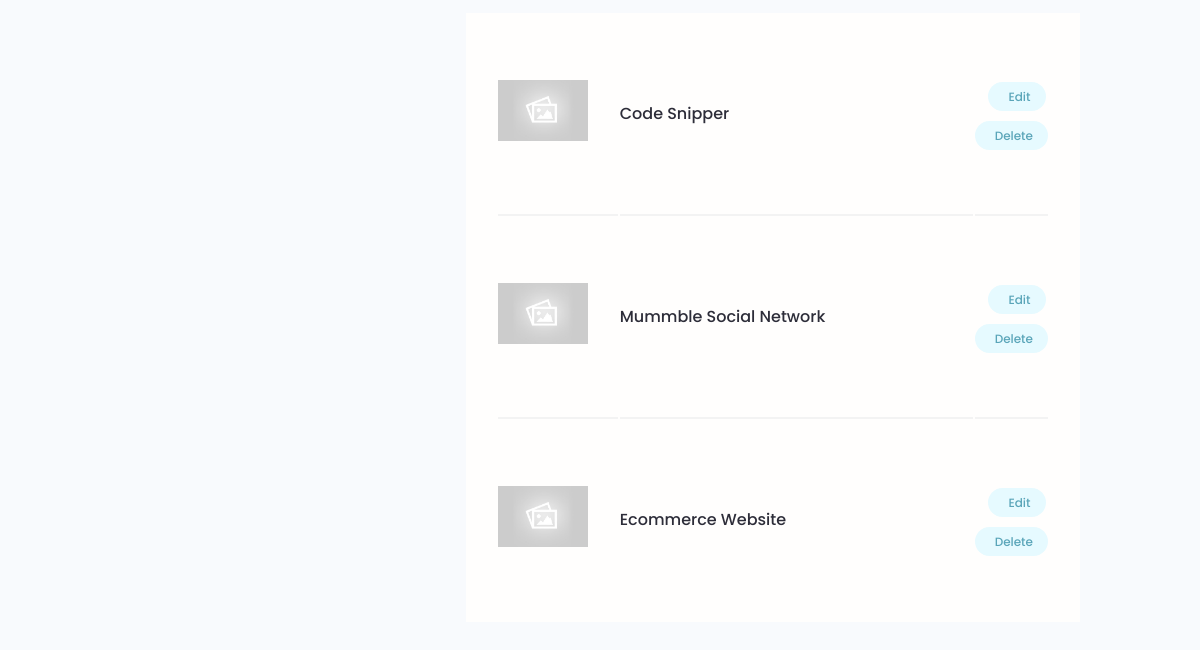
The app's page /users/account/ (signed in, lower part), older data.
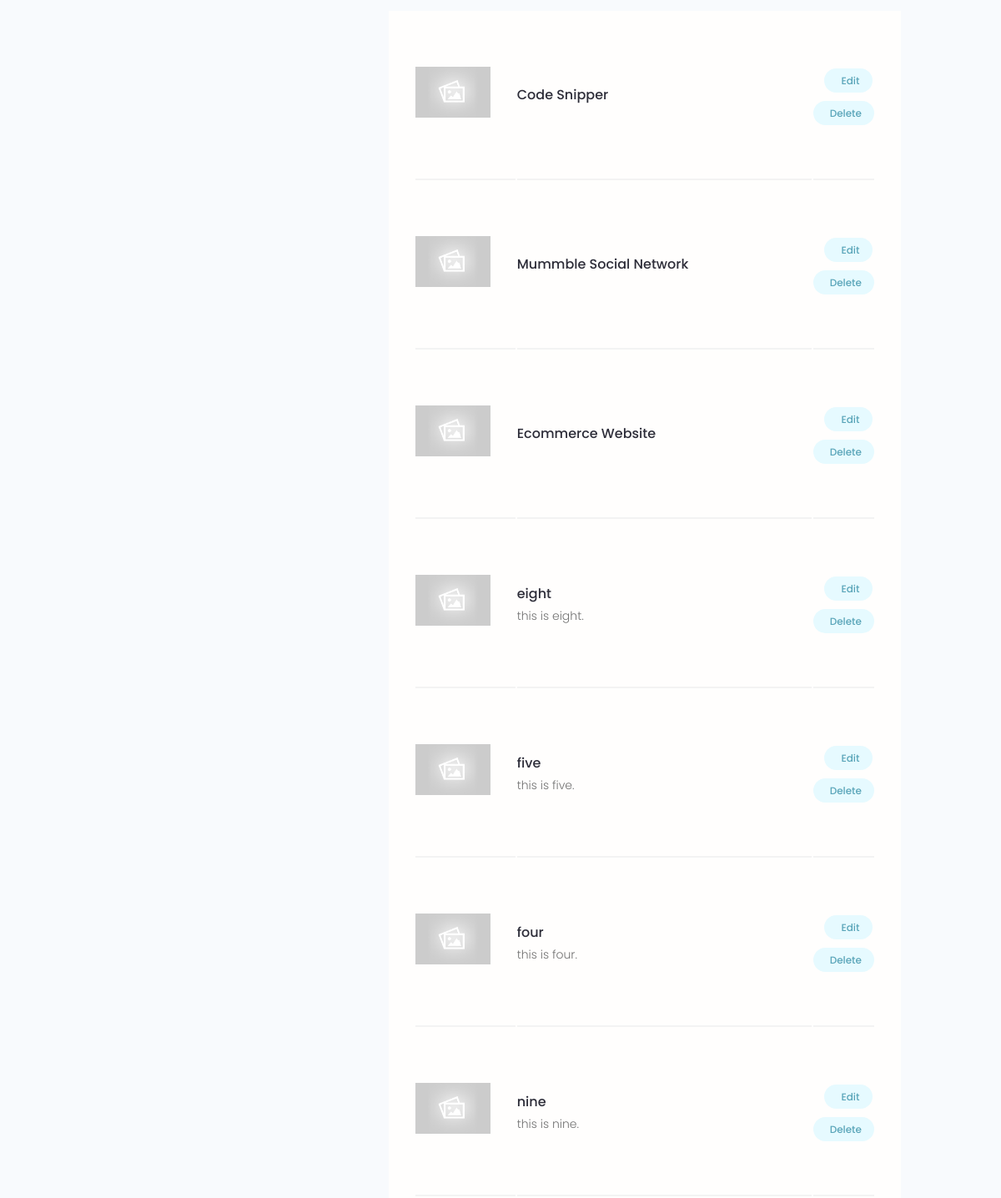
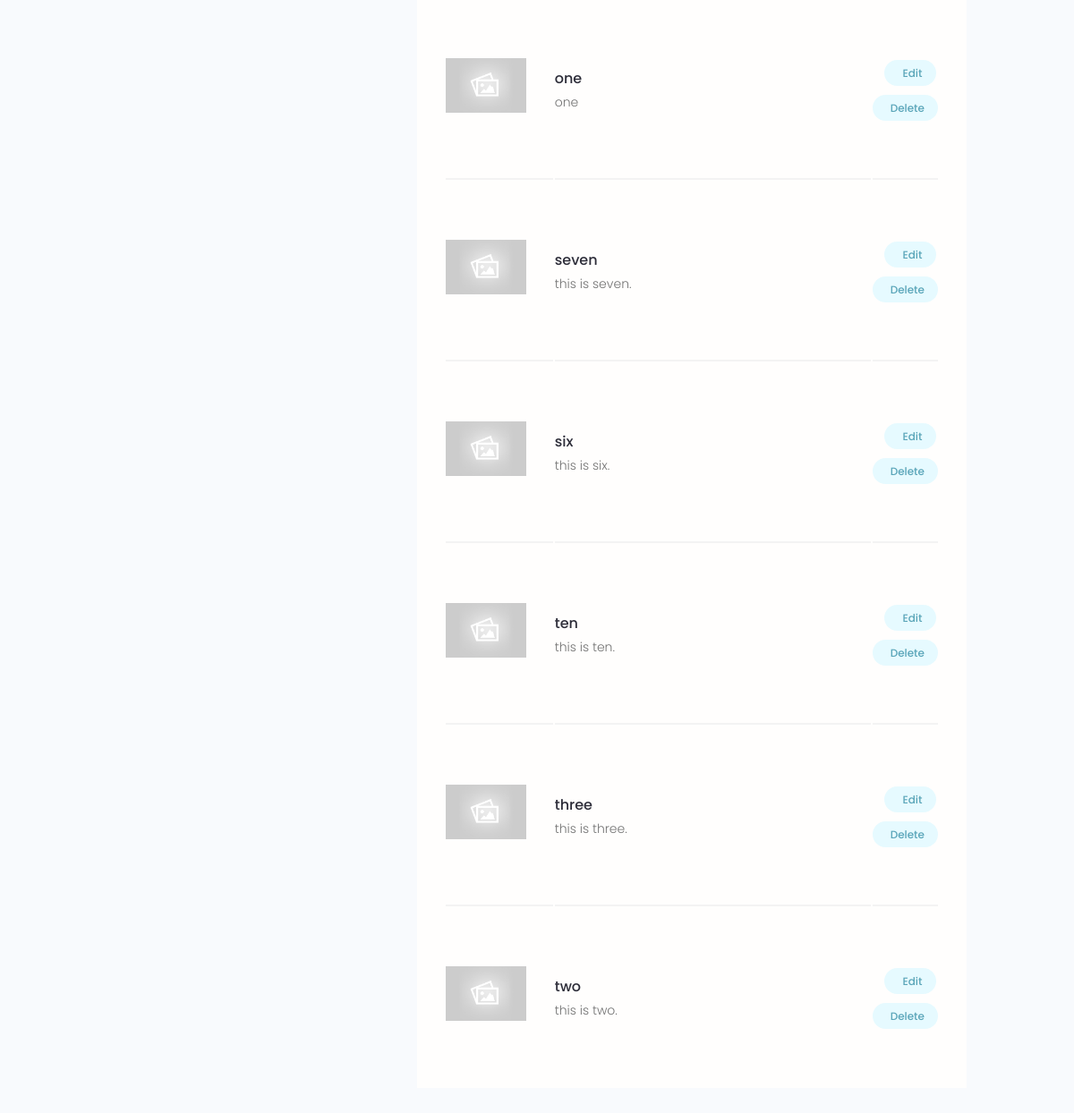
The same page, newer data (2 pictures, top to bottom).
### projects/models.py (models this page shows, shortened)
class Project(models.Model):
    owner = models.ForeignKey(Profile,null=True, blank=True,on_delete=models.SET_NULL)
    title = models.CharField(max_length=200)
    description = models.TextField(null=True, blank=True )
    featured_image = models.ImageField(null=True, blank=True, default="default.jpg")
    demo_link = models.CharField(max_length=2000, null=True, blank=True)
    source_link = models.CharField(max_length=2000, null=True, blank=True)
    tags = models.ManyToManyField('Tag',blank=True)
    vote_total = models.IntegerField(default=0, null=True, blank=True)
    vote_ratio = models.IntegerField(default=0, null=True, blank=True)
    created = models.DateTimeField(auto_now_add=True)
    id = models.UUIDField(default=uuid.uuid4,  unique=True, primary_key=True, editable=False)
    class Meta:
        ordering = ['-vote_ratio', '-vote_total','title']

### users/views.py (the view)
# urls.py: path('account/', views.userAccount, name='account'),
@login_required(login_url='login')
def userAccount(request):
    profile = request.user.profile
    skills = profile.skill_set.all()
    project = profile.project_set.all()
    context = {'profile': profile, "skills": skills,'projects':project}
    return render(request, 'users/account.html', context)

### users/templates/users/account.html (shortened to what this page needs)
{% extends 'main.html' %}
{% block content %}
  <main class="settingsPage profile my-md">
    <div class="container">
      <div class="layout">
        <div class="column column--1of3">
        </div>
        <div class="column column--2of3">
          <table class="settings__table">
            {% for  project in projects %}
            <tr>
              <td class="settings__thumbnail">
                <a href="{% url 'project' project.id %}"><img src="{{project.featured_image.url}}" alt="Project Thumbnail" /></a>
              </td>
              <td class="settings__tableInfo">
                <a href="{% url 'project' project.id %}">{{project.title}}</a>
                <p>
                  {{project.description}}
                </p>
              </td>
              <td class="settings__tableActions">
                <a class="tag tag--pill tag--main settings__btn" href="{% url 'update-project' project.id %}"> Edit</a>
                <a class="tag tag--pill tag--main settings__btn" href="{% url 'delete-project' project.id %}?next=/users/account/">
                  Delete</a>
              </td>
            </tr>
            {% endfor %}
          </table>
        </div>
      </div>
    </div>
  </main>
{% endblock content %}

Row changes from the older to the newer data that the page shows:
added Project: featured_image (placeholder picture), title "eight", description "this is eight."
added Project: featured_image (placeholder picture), title "five", description "this is five."
added Project: featured_image (placeholder picture), title "four", description "this is four."
added Project: featured_image (placeholder picture), title "nine", description "this is nine."
added Project: featured_image (placeholder picture), title "one", description "one"
added Project: featured_image (placeholder picture), title "seven", description "this is seven."
added Project: featured_image (placeholder picture), title "six", description "this is six."
added Project: featured_image (placeholder picture), title "ten", description "this is ten."
added Project: featured_image (placeholder picture), title "three", description "this is three."
added Project: featured_image (placeholder picture), title "two", description "this is two."
